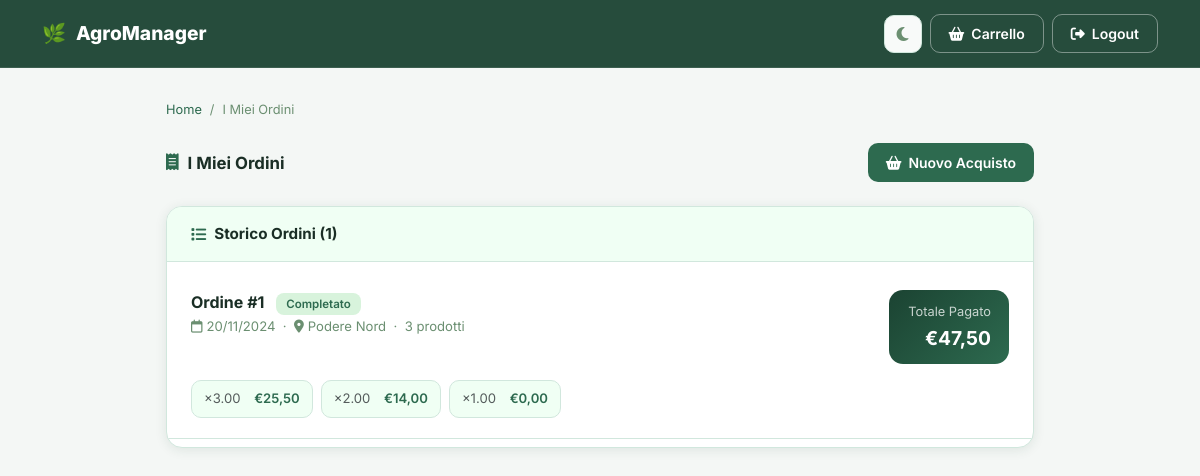
Page /root/src/ordini.php (signed in) on the committed database.
### tables this page shows
CREATE TABLE VENDITA (
    idVendita    INT AUTO_INCREMENT PRIMARY KEY,
    dataVendita  DATE NOT NULL,
    totalePagato DECIMAL(10,2) NOT NULL DEFAULT 0.00,
    note         TEXT,
    idCliente    INT NOT NULL,
    idSede       INT NOT NULL,
    FOREIGN KEY (idCliente) REFERENCES CLIENTE(idCliente) ON DELETE RESTRICT,
    FOREIGN KEY (idSede)    REFERENCES SEDE(idSede)       ON DELETE RESTRICT
);

CREATE TABLE SEDE (
    idSede    INT AUTO_INCREMENT PRIMARY KEY,
    nomeSede  VARCHAR(100) NOT NULL,
    indirizzo TEXT
);

### root/src/config/db.php (called while the page is built, shortened)
<?php
function h(mixed $v): string {
    return htmlspecialchars((string)($v ?? ''), ENT_QUOTES, 'UTF-8');
}

### root/src/ordini.php (the view, shortened to what this page needs)
<?php
require_once 'config/db.php';
$userId   = $_SESSION['user']['idUtente'];
$stmtFindCli = $pdo->prepare(
    "SELECT idCliente FROM CLIENTE WHERE idUtente=?"
);
$stmtOrdini  = $pdo->prepare("
    SELECT v.*, s.nomeSede,
           COUNT(d.idDettaglio) AS nRighe
    FROM V_VENDITA v
    JOIN SEDE s ON v.idSede = s.idSede
    LEFT JOIN DETTAGLIO_VENDITA d ON d.idVendita = v.idVendita
    WHERE v.idCliente=?
    GROUP BY v.idVendita
    ORDER BY v.dataVendita DESC, v.idVendita DESC
");
$stmtDets    = $pdo->prepare("
    SELECT idDettaglio, quantita, prezzoUnitario, omaggio,
           nomeProdotto AS prodotto, tipoProdotto, unitaMisura
    FROM V_DETTAGLIO WHERE idVendita=?
");
$stmtFindCli->execute([$userId]);
$cliRow    = $stmtFindCli->fetch();
$idCliente = $cliRow['idCliente'] ?? null;
$ordini = [];
if ($idCliente) {
    $stmtOrdini->execute([$idCliente]);
    $ordini = $stmtOrdini->fetchAll();
}
?>
<!DOCTYPE html>
<html lang="it" data-theme="light">
<head>
  <link href="https://cdn.jsdelivr.net/npm/bootstrap@5.3.3/dist/css/bootstrap.min.css" rel="stylesheet">
  <link href="https://cdnjs.cloudflare.com/ajax/libs/font-awesome/6.5.0/css/all.min.css" rel="stylesheet">
  <link href="assets/css/style.css" rel="stylesheet">
</head>
<body>
<nav class="pub-nav">
  <div class="container d-flex align-items-center justify-content-between">
    <a href="homepage.php" class="pub-nav-brand text-decoration-none"><span>🌿</span> AgroManager</a>
    <div class="pub-nav-actions">
      <button class="theme-toggle" id="themeToggle"><i class="fa-solid fa-moon" id="themeIcon"></i></button>
      <a href="carrello.php" class="btn-ag-outline btn-ag-sm" style="color:#fff;border-color:rgba(255,255,255,.4)">
        <i class="fa-solid fa-basket-shopping"></i> Carrello
      </a>
      <a href="logout.php" class="btn-ag-outline btn-ag-sm" style="color:#fff;border-color:rgba(255,255,255,.4)">
        <i class="fa-solid fa-right-from-bracket"></i> Logout
      </a>
    </div>
  </div>
</nav>
<div class="container" style="padding:32px 16px;max-width:900px">
  <nav class="mb-4">
    <ol class="breadcrumb">
      <li class="breadcrumb-item"><a href="homepage.php">Home</a></li>
      <li class="breadcrumb-item active">I Miei Ordini</li>
    </ol>
  </nav>
  <div class="page-header">
    <h5 class="page-header-title"><i class="fa-solid fa-receipt"></i> I Miei Ordini</h5>
    <a href="carrello.php" class="btn-ag"><i class="fa-solid fa-basket-shopping"></i> Nuovo Acquisto</a>
  </div>
  <?php if (empty($ordini)): ?>
  <div class="ag-card">
    <div class="empty-state">
      <i class="fa-solid fa-receipt"></i>
      <p>Non hai ancora effettuato ordini.<br>
        <a href="homepage.php#prodotti" class="btn-ag" style="display:inline-flex;margin-top:12px">
          <i class="fa-solid fa-seedling"></i> Scopri i prodotti
        </a>
      </p>
    </div>
  </div>
  <?php else: ?>
  <div class="ag-card">
    <div class="ag-card-header">
      <h6 class="ag-card-title"><i class="fa-solid fa-list"></i> Storico Ordini (<?= count($ordini) ?>)</h6>
    </div>
    <div style="padding:8px 0">
      <?php foreach ($ordini as $i => $o):
        $stmtDets->execute([$o['idVendita']]);
        $dettagli = $stmtDets->fetchAll();
      ?>
      <div style="padding:20px 24px;border-bottom:1px solid var(--ag-border);<?= $i===0?'':'margin-top:4px' ?>">
        <div class="d-flex align-items-start justify-content-between flex-wrap gap-3 mb-3">
          <div>
            <div style="font-weight:700;font-size:1rem;color:var(--ag-text)">
              Ordine #<?= $o['idVendita'] ?>
              <span class="badge-ok ms-2" style="font-size:.72rem">Completato</span>
            </div>
            <div style="font-size:.82rem;color:var(--ag-text-muted);margin-top:3px">
              <i class="fa-regular fa-calendar me-1"></i><?= date('d/m/Y', strtotime($o['dataVendita'])) ?>
              &nbsp;·&nbsp;
              <i class="fa-solid fa-location-dot me-1"></i><?= h($o['nomeSede']) ?>
              &nbsp;·&nbsp;
              <?= $o['nRighe'] ?> prodott<?= $o['nRighe']!=1?'i':'o' ?>
            </div>
          </div>
          <div class="total-box" style="padding:12px 18px;min-width:120px;text-align:right">
            <div class="label">Totale Pagato</div>
            <div class="value" style="font-size:1.2rem">€<?= number_format($o['totalePagato'],2,',','.') ?></div>
          </div>
        </div>
        <div style="display:flex;flex-wrap:wrap;gap:8px">
          <?php foreach ($dettagli as $d): ?>
          <div style="background:var(--ag-very-pale);border:1px solid var(--ag-border);border-radius:10px;padding:8px 12px;font-size:.82rem">
            <span class="text-muted"> ×<?= $d['quantita'] ?></span>
            <span style="color:var(--ag-primary);margin-left:6px;font-weight:600">€<?= number_format($d['prezzoUnitario']*$d['quantita'],2,',','.') ?></span>
          </div>
          <?php endforeach; ?>
        </div>
      </div>
      <?php endforeach; ?>
    </div>
  </div>
  <?php endif; ?>
</div>
</body>
</html>

### root/src/assets/css/style.css (style rules this page uses)
:root { --ag-dark: #1B4332; --ag-primary: #2D6A4F; --ag-medium: #40916C; --ag-light: #74C69D; --ag-pale: #D8F3DC; --ag-very-pale: #F0FFF4; --ag-bg: #F4F7F5; --ag-surface: #FFFFFF; --ag-surface2: #F8FAF9; --ag-text: #1A2E25; --ag-text-muted: #6B8F71; --ag-border: #D1E7DD; --ag-shadow: 0 2px 12px rgba(27,67,50,.10); --ag-shadow-lg: 0 8px 30px rgba(27,67,50,.15); --ag-sidebar-bg: linear-gradient(180deg,#1B4332 0%,#152d23 100%); --ag-nav-active: #2D6A4F; --ag-input-bg: #FFFFFF; --ag-warning-text:#b45309; --sidebar-w: 260px; }
*, *::before, *::after { box-sizing: border-box; margin: 0; padding: 0; }
html { transition: background-color .3s, color .3s; }
body { font-family: 'Inter', system-ui, sans-serif; background: var(--ag-bg); color: var(--ag-text); min-height: 100vh; transition: background-color .3s, color .3s; }
a { color: var(--ag-primary); text-decoration: none; }
.theme-toggle { width: 38px; height: 38px; border-radius: 10px; border: 1.5px solid var(--ag-border); background: var(--ag-surface2); color: var(--ag-text-muted); display: flex; align-items: center; justify-content: center; cursor: pointer; transition: all .2s; font-size: 1rem; }
.breadcrumb { font-size: .8rem; margin: 0; }
.breadcrumb-item a { color: var(--ag-primary); }
.breadcrumb-item.active { color: var(--ag-text-muted); }
.breadcrumb-item + .breadcrumb-item::before { color: var(--ag-text-muted); }
.ag-card { background: var(--ag-surface); border: 1px solid var(--ag-border); border-radius: 16px; box-shadow: var(--ag-shadow); overflow: hidden; transition: background .3s, border-color .3s; }
.ag-card-header { display: flex; align-items: center; justify-content: space-between; padding: 18px 24px; border-bottom: 1px solid var(--ag-border); background: var(--ag-very-pale); transition: background .3s, border-color .3s; }
.ag-card-title { font-size: .95rem; font-weight: 700; color: var(--ag-text); display: flex; align-items: center; gap: 8px; margin: 0; }
.ag-card-title i { color: var(--ag-primary); }
.badge-ok { background: var(--ag-pale); color: var(--ag-primary); font-weight: 600; border-radius: 8px; padding: 4px 10px; font-size: .75rem; }
.btn-ag { background: var(--ag-primary); color: #fff; border: none; border-radius: 10px; padding: 9px 18px; font-weight: 600; font-size: .875rem; transition: all .2s; display: inline-flex; align-items: center; gap: 7px; cursor: pointer; }
.btn-ag-sm { padding: 6px 12px; font-size: .8rem; border-radius: 8px; }
.btn-ag-outline { background: transparent; border: 1.5px solid var(--ag-primary); color: var(--ag-primary); border-radius: 10px; padding: 8px 18px; font-weight: 600; font-size: .875rem; transition: all .2s; display: inline-flex; align-items: center; gap: 7px; cursor: pointer; }
.page-header { display: flex; align-items: center; justify-content: space-between; margin-bottom: 24px; flex-wrap: wrap; gap: 12px; }
.page-header-title { font-size: 1.05rem; font-weight: 700; color: var(--ag-text); display: flex; align-items: center; gap: 9px; margin: 0; }
.page-header-title i { color: var(--ag-primary); }
.total-box { background: linear-gradient(135deg,var(--ag-dark) 0%,var(--ag-primary) 100%); color: #fff; border-radius: 14px; padding: 20px 24px; }
.total-box .label { font-size: .8rem; opacity: .75; margin-bottom: 2px; }
.total-box .value { font-size: 1.6rem; font-weight: 700; }
.pub-nav { background: rgba(27,67,50,.95); backdrop-filter: blur(12px); border-bottom: 1px solid rgba(255,255,255,.1); padding: 14px 0; position: sticky; top: 0; z-index: 200; transition: background .3s; }
.pub-nav-brand { font-size: 1.2rem; font-weight: 800; color: #fff; display: flex; align-items: center; gap: 10px; }
.pub-nav-actions { display: flex; align-items: center; gap: 8px; }

### rows in the picture
vendita: idVendita "1", dataVendita "20/11/2024", idSede.nomeSede "Podere Nord", nRighe "3", totalePagato "47,50", quantita "3.00", quantita "25,50", quantita "2.00", quantita "14,00", quantita "1.00", quantita "0,00"

### other values in the picture
count($ordini) "1"
